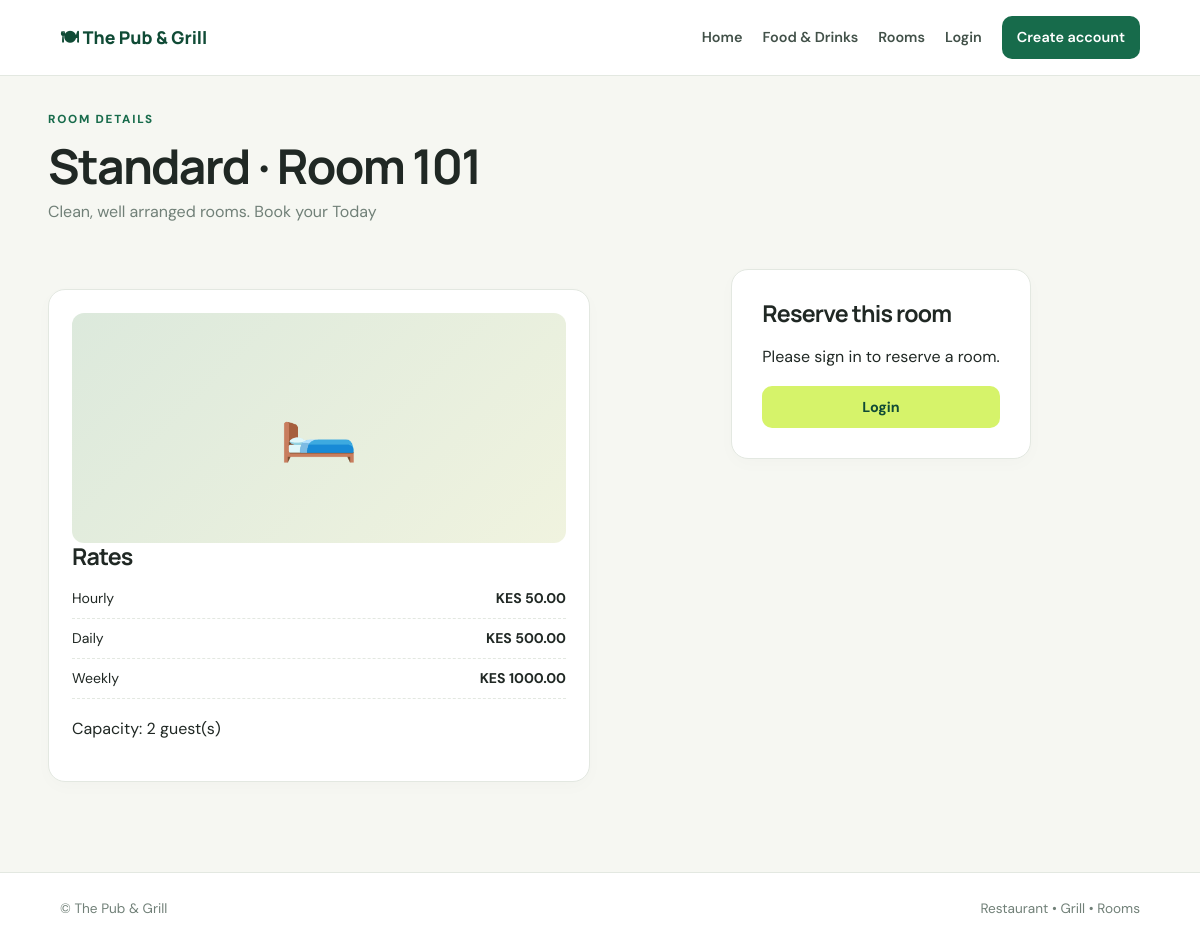
The app's page /rooms/1 with its own data.
### app/models.py (models this page shows)
class Room(db.Model):
    id = db.Column(db.Integer, primary_key=True)
    room_number = db.Column(db.String(20), unique=True, nullable=False)
    room_type = db.Column(db.String(60), default="Standard", nullable=False)
    description = db.Column(db.Text)
    hourly_rate_cents = db.Column(db.Integer, nullable=False)
    daily_rate_cents = db.Column(db.Integer, nullable=False)
    weekly_rate_cents = db.Column(db.Integer, nullable=False)
    capacity = db.Column(db.Integer, default=2, nullable=False)
    status = db.Column(db.String(30), default="available", nullable=False, index=True)
    image_path = db.Column(db.String(255))

### app/rooms/routes.py (the view)
@rooms_bp.get("/rooms/<int:room_id>")
def room_detail(room_id):
    room = db.get_or_404(Room, room_id)
    return render_template("customer/room_detail.html", room=room)

### app/templates/customer/room_detail.html
{% extends "base.html" %}{% block title %}Room {{ room.room_number }} · {{ business_name }}{% endblock %}
{% block content %}<div class="page-heading"><div><p class="eyebrow">ROOM DETAILS</p><h1>{{ room.room_type }} · Room {{ room.room_number }}</h1><p>{{ room.description or 'A comfortable room for your stay.' }}</p></div></div><div class="two-column"><section class="panel"><div class="room-illustration large">🛏️</div><h2>Rates</h2><div class="rate-list"><span>Hourly <strong>{{ currency }} {{ '%.2f'|format(room.hourly_rate_cents/100) }}</strong></span><span>Daily <strong>{{ currency }} {{ '%.2f'|format(room.daily_rate_cents/100) }}</strong></span><span>Weekly <strong>{{ currency }} {{ '%.2f'|format(room.weekly_rate_cents/100) }}</strong></span></div><p>Capacity: {{ room.capacity }} guest(s)</p></section><section class="form-card"><h2>Reserve this room</h2>{% if current_user.is_authenticated %}<form method="post" action="{{ url_for('rooms.bookings') }}"><input type="hidden" name="csrf_token" value="{{ csrf_token() }}"><input type="hidden" name="room_id" value="{{ room.id }}"><label>Check-in<input type="datetime-local" name="check_in_at" required></label><label>Check-out<input type="datetime-local" name="check_out_at" required></label><label>Rate type<select name="booking_unit" required><option value="hour">Hourly</option><option value="day">Daily</option><option value="week">Weekly</option></select></label><p class="muted">Availability is checked again when you submit. Booking is currently unpaid; contact staff for payment.</p><button class="btn primary full">Confirm booking</button></form>{% else %}<p>Please sign in to reserve a room.</p><a class="btn primary full" href="{{ url_for('auth.login') }}">Login</a>{% endif %}</section></div>{% endblock %}

### app/static/css/style.css (style rules this page uses)
:root { --ink:#202824;--muted:#718078;--green:#176b4b;--green-dark:#104b36;--lime:#d6f36a;--cream:#f6f7f2;--white:#fff;--line:#e3e8e1;--red:#a72b2b;--shadow:0 14px 36px rgba(27,49,38,.08) }
* { box-sizing:border-box }
body { margin:0;background:var(--cream);color:var(--ink);font-family:'DM Sans',sans-serif;line-height:1.55 }
h1,h2,h3 { font-family:Manrope,sans-serif;line-height:1.2;letter-spacing:-.035em;margin-top:0 }
h1 { font-size:clamp(2.1rem,4vw,3.7rem) }
h2 { font-size:1.45rem }
a { color:var(--green);text-decoration:none }
.eyebrow { font-size:.73rem;font-weight:800;letter-spacing:.15em;color:var(--green);text-transform:uppercase;margin:0 0 9px }
.btn { border:0;display:inline-flex;align-items:center;justify-content:center;gap:7px;background:var(--green);color:#fff;padding:12px 18px;border-radius:10px;font:700 .9rem 'DM Sans',sans-serif;cursor:pointer;text-decoration:none;transition:transform .15s,background .15s }
.btn.primary { background:var(--lime);color:var(--green-dark) }
.btn.full { width:100% }
.section-head,.page-heading,.panel-heading { display:flex;align-items:center;justify-content:space-between;gap:18px }
.section-head h2,.page-heading h1 { margin-bottom:4px }
.page-heading { margin-bottom:28px }
.page-heading p:not(.eyebrow) { color:var(--muted);margin-top:5px }
.panel,.form-card { background:white;border:1px solid var(--line);border-radius:17px;padding:23px;margin:20px 0;box-shadow:0 5px 18px #1b312605 }
.panel h2,.form-card h2 { margin-bottom:18px }
.form-card { max-width:520px;margin:0 auto 25px;padding:30px }
.room-illustration { height:160px;background:linear-gradient(135deg,#dce9dc,#f0f3df);display:grid;place-items:center;font-size:4rem;position:relative }
.room-illustration.large { height:230px;border-radius:12px }
.rate-list { display:grid;gap:9px;margin:18px 0 }
.rate-list span { display:flex;justify-content:space-between;padding-bottom:8px;border-bottom:1px dashed var(--line);font-size:.88rem }
.two-column { display:grid;grid-template-columns:1fr 1fr;gap:20px;align-items:start }

### records on screen
Room: room_type "Standard", room_number "101", description "Clean, well arranged rooms. Book your Today", room.hourly_rate_cents/100 "50.00", room.daily_rate_cents/100 "500.00", room.weekly_rate_cents/100 "1000.00", capacity "2"

### other values on screen
{{ business_name }} "The Pub & Grill"
{{ currency }} "KES"
